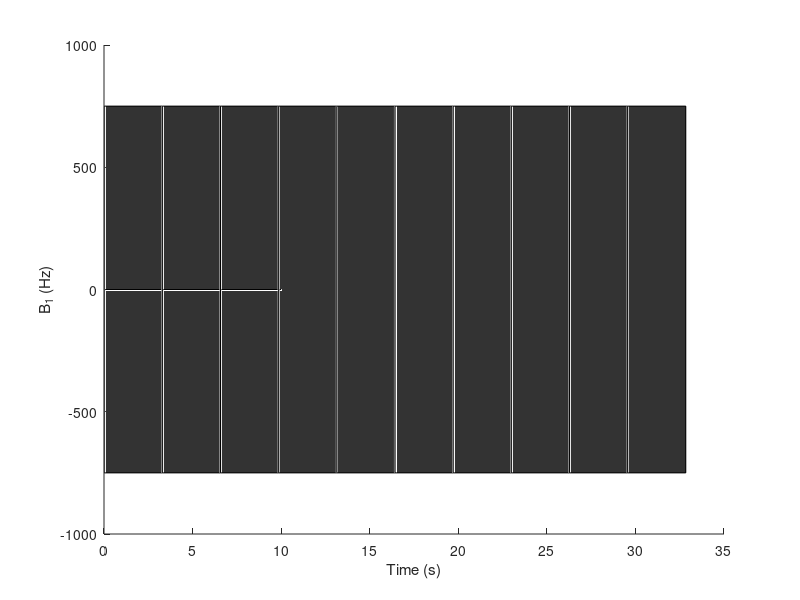

This chart was generated by the following MATLAB code: (Note: this script raises an error after producing the figure.)
close all;
clear all;

addpath('../function/');
addpath('../lib_EPGX/')
addpath('../EPGX-src/')
addpath('../BlochSimDemo/');
addpath('../M219/');

%% T1 mapping MOLLI
lSegment = 192;
TR = 17.1;
TI_array = 10.5 + TR * lSegment * ((1:10) - 1);
figure();
b1 = 750;
PhaseEnc = 192;
num_rampup = 0;

HR = 80;
window = round(60*1000 / HR);
RAMP_DOWN = 0;
acq_win = TR*(PhaseEnc+num_rampup+RAMP_DOWN);


line([0,10],[0,0],'Color', 'black')
hold on;

% 3 bSSFP readout
for i = 1:length(TI_array)
    trigger = TI_array(i);
    plot([trigger trigger]/1000, [-b1 b1], 'LineWidth', 1.5, 'Color', [0.8 0.8 0.8])
    rectangle('Position', [trigger/1000 -b1 acq_win/1000 b1*2], 'FaceColor',[0.2 0.2 0.2])
end

xlabel('Time (s)')
ylabel('B_1 (Hz)')

%% Fig. 2
TI_array = 10.5 + TR * lSegment * ((1:10) - 1);
num_rampup = 0;
% npulse = 58 + num_rampup; % Single-shot 
% A final half-alpha 'restore pulse' to return the magnetization into Mz
t_delay = TI_array(1); % TI = 650 ms
flip = 180; % prep flip angle = 180 degree
alpha = 35;
T1 = 1000;
T2 = 45;
df = 0; %Hz


prep = struct;
prep.flip = d2r(flip);
prep.t_delay = t_delay;
M0 = [0 0 1]';
TD = trigger; % ms

RAMP_DOWN = 0;
npulse = 192 + num_rampup + RAMP_DOWN;

%%% User inputs for adiabatic pulse:
adiabatic.mu = 5;   % Phase modulation parameter [dimensionless]
adiabatic.beta1 = 750;   % Frequency modulation parameter [rad/s]
% adiabatic.pulseWidth = 10*2;   % For temporal resolution 0.1ms
adiabatic.pulseWidth = 10.24*2;  % RF pulse duration [ms] % According to siemens 3T
adiabatic.A0 = 0.12;
%% Main Body (8 echo)
figure('Position', [100 100 1600 1000]);
T1_array = [400, 500, 600, 700];

for ttt = 1:length(T1_array)
    T1 = T1_array(ttt);
    TI_array = 10.5 + TR * lSegment * ((1:5) - 1);
    flip1 = pi/2;
    flip2 = pi;
    M01 = [0 0 cos(flip1)];
    Mz01 = M01(3);
    M02 = [0 0 cos(flip2)];
    Mz02 = M02(3);
    df = 0;
    N_ti = 5;
    
    % T2 = 45;
    N = 192;
    %M = zeros(3,N);
    %phi = ([1:N]/N-0.5 ) * 4*pi;
    %phi = zeros(1,N);
    TR = 17.1;
    %TE = TR/2;
    alpha = 5 / 180 * pi;
    dt = TR;
    E1 = exp(-dt / T1);
    
    E10 = exp(-TI_array(1)/T1);
    
    
    Mz_recov_array1 = zeros(1, N);
    Mz_mgre_array1 = zeros(1, N);
    
    Mz1_recov1 = 1 - E10 + Mz01*E10;
    Mz1_mgre1 = 1 - E10 + Mz01*E10;
    
    Mz_recov_total1 = zeros(1, N*N_ti);
    Mz_mgre_total1 = zeros(1, N*N_ti);
    
    
    Mz_recov_array2 = zeros(1, N);
    Mz_mgre_array2 = zeros(1, N);
    
    Mz1_recov2 = 1 - E10 + Mz02*E10;
    Mz1_mgre2 = 1 - E10 + Mz02*E10;
    
    Mz_recov_total2 = zeros(1, N*N_ti);
    Mz_mgre_total2 = zeros(1, N*N_ti);
    for tt = 1:N_ti
        for i = 1:N
            if i == 1
                Mz_recov_array1(i) = Mz1_recov1;
            else
                Mz_recov_array1(i) = 1 - E1 + Mz_recov_array1(i-1) * E1;
            end
        end
        Mz1_recov1 = cos(flip1)*Mz_recov_array1(end);
        Mz_recov_total1((1+(tt-1)*N):(N+(tt-1)*N)) = Mz_recov_array1;
        
        for i = 1:N
            if i == 1
                Mz_mgre_array1(i) = Mz1_mgre1;
            else
                Mz_mgre_array1(i) = 1 - E1 + Mz_mgre_array1(i-1) * cos(alpha) * E1;
            end
        end
        Mz1_mgre1 = cos(flip1)*Mz_mgre_array1(end);
        Mz_mgre_total1((1+(tt-1)*N):(N+(tt-1)*N)) = Mz_mgre_array1;
        
        
        for i = 1:N
            if i == 1
                Mz_recov_array2(i) = Mz1_recov2;
            else
                Mz_recov_array2(i) = 1 - E1 + Mz_recov_array2(i-1) * E1;
            end
        end
        Mz1_recov2 = cos(flip2)*Mz_recov_array2(end);
        Mz_recov_total2((1+(tt-1)*N):(N+(tt-1)*N)) = Mz_recov_array2;
        
        for i = 1:N
            if i == 1
                Mz_mgre_array2(i) = Mz1_mgre2;
            else
                Mz_mgre_array2(i) = 1 - E1 + Mz_mgre_array2(i-1) * cos(alpha) * E1;
            end
        end
        Mz1_mgre2 = cos(flip2)*Mz_mgre_array2(end);
        Mz_mgre_total2((1+(tt-1)*N):(N+(tt-1)*N)) = Mz_mgre_array2;
    end
%     
%     t = (1:N* N_ti) * TR;
%     figure();
%     plot(t/1000, Mz_mgre_total1,'LineWidth', 2);
%     hold on;
%     plot(t/1000, Mz_mgre_total2, 'LineWidth', 2);
%     legend({'SR', 'IR'}, 'Location', 'SouthEast');
%     grid on;
%     ylabel('M_z'); xlabel('Time (s)');
    
    %
    N = 96;
    N_ti = 10;
    M03 = [0 0 cos(flip1)];
    Mz03 = M03(3);
    Mz_recov_array3 = zeros(1, N);
    Mz_mgre_array3 = zeros(1, N);
    
    Mz1_recov3 = 1 - E10 + Mz03*E10;
    Mz1_mgre3 = 1 - E10 + Mz03*E10;
    
    Mz_recov_total3 = zeros(1, N*N_ti);
    Mz_mgre_total3 = zeros(1, N*N_ti);
    for tt = 1:N_ti
        
        for i = 1:N
            if i == 1
                Mz_recov_array3(i) = Mz1_recov3;
            else
                Mz_recov_array3(i) = 1 - E1 + Mz_recov_array3(i-1) * E1;
            end
        end
        Mz1_recov3 = cos(flip1)*Mz_recov_array3(end);
        Mz_recov_total3((1+(tt-1)*N):(N+(tt-1)*N)) = Mz_recov_array3;
        
        for i = 1:N
            if i == 1
                Mz_mgre_array3(i) = Mz1_mgre3;
            else
                Mz_mgre_array3(i) = 1 - E1 + Mz_mgre_array3(i-1) * cos(alpha) * E1;
            end
        end
        Mz1_mgre3 = cos(flip1)*Mz_mgre_array3(end);
        Mz_mgre_total3((1+(tt-1)*N):(N+(tt-1)*N)) = Mz_mgre_array3;
    end
    
    t = (1:N* N_ti) * TR;
    subplot(2,2,ttt);
    plot(t/1000, Mz_mgre_total1,'LineWidth', 3);
    hold on;
    plot(t/1000, Mz_mgre_total2, 'LineWidth', 2);
    plot(t/1000, Mz_mgre_total3, 'LineWidth', 1.5);
    legend({'SR 1-shot', 'IR', 'SR 2-shot'}, 'Location', 'SouthEast');
    grid on;
    ylabel('M_z'); xlabel('Time (s)');
    title(['T1 = ', num2str(T1), ' ms']);
end

%% Main Body 2 (6 echo)
figure('Position', [100 100 1600 1000]);
T1_array = [400, 500, 600, 700];
for ttt = 1:length(T1_array)
    T1 = T1_array(ttt);
    TI_array = 10.5 + TR * lSegment * ((1:5) - 1);
    flip1 = pi/2;
    flip2 = pi;
    M01 = [0 0 cos(flip1)];
    Mz01 = M01(3);
    M02 = [0 0 cos(flip2)];
    Mz02 = M02(3);
    df = 0;
    
    % T2 = 45;
    N = 192;
    %M = zeros(3,N);
    %phi = ([1:N]/N-0.5 ) * 4*pi;
    %phi = zeros(1,N);
    TR = 11.3;
    %TE = TR/2;
    alpha = 5 / 180 * pi;
    dt = TR;
    E1 = exp(-dt / T1);
    E10 = exp(-TI_array(1)/T1);
    N_ti = length(TI_array);
    
    Mz_recov_array1 = zeros(1, N);
    Mz_mgre_array1 = zeros(1, N);
    
    Mz1_recov1 = 1 - E10 + Mz01*E10;
    Mz1_mgre1 = 1 - E10 + Mz01*E10;
    
    Mz_recov_total1 = zeros(1, N*N_ti);
    Mz_mgre_total1 = zeros(1, N*N_ti);
    
    
    Mz_recov_array2 = zeros(1, N);
    Mz_mgre_array2 = zeros(1, N);
    
    Mz1_recov2 = 1 - E10 + Mz02*E10;
    Mz1_mgre2 = 1 - E10 + Mz02*E10;
    
    Mz_recov_total2 = zeros(1, N*N_ti);
    Mz_mgre_total2 = zeros(1, N*N_ti);
    for tt = 1:N_ti
        
        for i = 1:N
            if i == 1
                Mz_recov_array1(i) = Mz1_recov1;
            else
                Mz_recov_array1(i) = 1 - E1 + Mz_recov_array1(i-1) * E1;
            end
        end
        Mz1_recov1 = cos(flip1)*Mz_recov_array1(end);
        Mz_recov_total1((1+(tt-1)*N):(N+(tt-1)*N)) = Mz_recov_array1;
        
        for i = 1:N
            if i == 1
                Mz_mgre_array1(i) = Mz1_mgre1;
            else
                Mz_mgre_array1(i) = 1 - E1 + Mz_mgre_array1(i-1) * cos(alpha) * E1;
            end
        end
        Mz1_mgre1 = cos(flip1)*Mz_mgre_array1(end);
        Mz_mgre_total1((1+(tt-1)*N):(N+(tt-1)*N)) = Mz_mgre_array1;
        
        
        for i = 1:N
            if i == 1
                Mz_recov_array2(i) = Mz1_recov2;
            else
                Mz_recov_array2(i) = 1 - E1 + Mz_recov_array2(i-1) * E1;
            end
        end
        Mz1_recov2 = cos(flip2)*Mz_recov_array2(end);
        Mz_recov_total2((1+(tt-1)*N):(N+(tt-1)*N)) = Mz_recov_array2;
        
        for i = 1:N
            if i == 1
                Mz_mgre_array2(i) = Mz1_mgre2;
            else
                Mz_mgre_array2(i) = 1 - E1 + Mz_mgre_array2(i-1) * cos(alpha) * E1;
            end
        end
        Mz1_mgre2 = cos(flip2)*Mz_mgre_array2(end);
        Mz_mgre_total2((1+(tt-1)*N):(N+(tt-1)*N)) = Mz_mgre_array2;
    end
%     
%     t = (1:N* N_ti) * TR;
%     figure();
%     plot(t/1000, Mz_mgre_total1,'LineWidth', 2);
%     hold on;
%     plot(t/1000, Mz_mgre_total2, 'LineWidth', 2);
%     legend({'SR', 'IR'}, 'Location', 'SouthEast');
%     grid on;
%     ylabel('M_z'); xlabel('Time (s)');
    
    %
    N = 96;
    N_ti = 10;
    M03 = [0 0 cos(flip1)];
    Mz03 = M03(3);
    Mz_recov_array3 = zeros(1, N);
    Mz_mgre_array3 = zeros(1, N);
    
    Mz1_recov3 = 1 - E10 + Mz03*E10;
    Mz1_mgre3 = 1 - E10 + Mz03*E10;
    
    Mz_recov_total3 = zeros(1, N*N_ti);
    Mz_mgre_total3 = zeros(1, N*N_ti);
    for tt = 1:N_ti
        
        for i = 1:N
            if i == 1
                Mz_recov_array3(i) = Mz1_recov3;
            else
                Mz_recov_array3(i) = 1 - E1 + Mz_recov_array3(i-1) * E1;
            end
        end
        Mz1_recov3 = cos(flip1)*Mz_recov_array3(end);
        Mz_recov_total3((1+(tt-1)*N):(N+(tt-1)*N)) = Mz_recov_array3;
        
        for i = 1:N
            if i == 1
                Mz_mgre_array3(i) = Mz1_mgre3;
            else
                Mz_mgre_array3(i) = 1 - E1 + Mz_mgre_array3(i-1) * cos(alpha) * E1;
            end
        end
        Mz1_mgre3 = cos(flip1)*Mz_mgre_array3(end);
        Mz_mgre_total3((1+(tt-1)*N):(N+(tt-1)*N)) = Mz_mgre_array3;
    end
    
    t = (1:N* N_ti) * TR;
    subplot(2,2,ttt);
    plot(t/1000, Mz_mgre_total1,'LineWidth', 3);
    hold on;
    plot(t/1000, Mz_mgre_total2, 'LineWidth', 2);
    plot(t/1000, Mz_mgre_total3, 'LineWidth', 1.5);
    legend({'SR 1-shot', 'IR', 'SR 2-shot'}, 'Location', 'SouthEast');
    grid on;
    ylabel('M_z'); xlabel('Time (s)');
    title(['T1 = ', num2str(T1), ' ms']);
end

%% A more precise simulation
df = 0;
N_ti = 5;
N = 192;
T1_array = 300:10:800;

flip_prep_array = [pi/2, pi];
Nshot_array = [1, 2];
TI_array = [10:10:1000];
TR = 17.1;
alpha = 5 / 180 * pi;
dt = 0.1;
T2 = 45;
clear Mz_recov_TE_dict;

for tff = 1:length(flip_prep_array)
    flip_prep = flip_prep_array(tff);
    for tnn = 1:length(Nshot_array)
        Nshot = Nshot_array(tnn);
        for t11 = 1:length(T1_array)
            T1 = T1_array(t11);
            for tii = 1:length(TI_array)
                TI = TI_array(tii);
                disp(['T1: ', num2str(T1), ' ms']);
                disp(['TI: ', num2str(TI), ' ms']);
                %tic;
                total_time = (TI*Nshot + TR * N) * N_ti;
                t = [dt:dt:total_time];
                
                Nstep_TI = TI / dt;
                Nstep_mgre = TR * N / dt / Nshot;
                E1 = exp(-dt / T1);
                E2 = exp(-dt / T2);
                Mz_recov_array = [];
                Mxy_recov_array = [];
                M0 = [0 0 cos(flip_prep)];
                Mz0 = M0(3);
                Mxy0 = M0(1);
                Nprep = 5;
                for p = 1:Nprep
                    for s = 1:Nshot
                        Mz_TI_recov_array = zeros(1, Nstep_TI);
                        Mxy_TI_recov_array = zeros(1, Nstep_TI);
                        for i = 1:Nstep_TI
                            if i == 1
                                Mz_TI_recov_array(i) = Mz0;
                                Mxy_TI_recov_array(i) = Mxy0;
                            else
                                Mz_TI_recov_array(i) = 1 - E1 + Mz_TI_recov_array(i-1) * E1;
                                Mxy_TI_recov_array(i) = Mxy_TI_recov_array(i-1)*E2;
                            end
                        end
                        
                        Mz1 = Mz_TI_recov_array(end);
                        Mxy1 = Mxy_TI_recov_array(end);
                        Mz_mgre_recov_array = zeros(1, Nstep_mgre);
                        Mxy_mgre_recov_array = zeros(1, Nstep_mgre);
                        Nstep_TR = TR/dt;
                        for i = 1:Nstep_mgre
                            
                            if mod(i-1, Nstep_TR) == 0
                                if i == 1
                                    Mz_mgre_recov_array(i) = 1 - E1 + Mz1 * cos(alpha) * E1;
                                    Mxy_mgre_recov_array(i) = Mz1 * sin(alpha) * E2;
                                else
                                    Mz_mgre_recov_array(i) = 1 - E1 + Mz_mgre_recov_array(i-1) * cos(alpha) * E1;
                                    Mxy_mgre_recov_array(i) = Mz_mgre_recov_array(i-1) * sin(alpha) * E2;
                                end
                            else
                                Mz_mgre_recov_array(i) = 1 - E1 + Mz_mgre_recov_array(i-1) * E1;
                                Mxy_mgre_recov_array(i) = Mxy_mgre_recov_array(i-1) * E2;
                            end
                        end
                        Mz0 = cos(flip_prep)*Mz_mgre_recov_array(end);
                        Mxy0 = cos(flip_prep)*Mxy_mgre_recov_array(end);
                        Mz_recov_array = [Mz_recov_array, Mz_TI_recov_array, Mz_mgre_recov_array];
                        Mxy_recov_array = [Mxy_recov_array, Mxy_TI_recov_array, Mxy_mgre_recov_array];
                    end
                end
                TE_array = [1.4, 3.4, 5.4, 7.4, 9.4, 11.4, 13.4, 15.4];
                Nstep_TE_array = round(TE_array / dt);
                Nstep_TR = round(TR/dt);
                Nstep_TE_indices = [];
                for i = 1:Nprep
                    for k = 1:Nshot
                        for j = 1:(N/Nshot)
                            Nstep_TE_indices = [Nstep_TE_indices, (Nshot*(i-1)+k-1)*(N/Nshot)*Nstep_TR + (Nshot*(i-1)+k)*Nstep_TI + (j-1)*Nstep_TR + Nstep_TE_array];
                        end
                    end
                end
                %toc;
                Mz_recov_TE = Mz_recov_array(Nstep_TE_indices);
                Mz_recov_TE_dict(:,:,tii,t11,tnn,tff) = Mz_recov_TE;
            end
        end
    end
end
%%
figure(); plot(Mz_recov_array, 'LineWidth', 1.5); hold on;
for i = 1:Nshot*Nprep
    x = i*Nstep_TI + (i-1) * Nstep_mgre;
    plot([x x], [-1 1], 'k', 'LineWidth', 0.5);
    x_init = (i-1)*Nstep_TI + (i-1) * Nstep_mgre;
    plot([x_init x_init], [-1 1], 'k', 'LineWidth', 0.5);
end

figure(); plot(Mxy_recov_array, 'LineWidth', 1.5);
%% TE dict generation (Not necessary)
TE_array = [1.4, 3.4, 5.4, 7.4, 9.4, 11.4, 13.4, 15.4];
Nstep_TE_array = round(TE_array / dt);
Nstep_TR = round(TR/dt);
clear Nstep_TE_indices_dict;
for tff = 1:length(flip_prep_array)
    flip_prep = flip_prep_array(tff);
    for tnn = 1:length(Nshot_array)
        Nshot = Nshot_array(tnn);
        for tii = 1:length(TI_array)
            TI = TI_array(tii);
            Nstep_TI = round(TI/dt);
            Nstep_TE_indices = [];
            for i = 1:Nprep
                for k = 1:Nshot
                    for j = 1:(N/Nshot)
                        Nstep_TE_indices = [Nstep_TE_indices, (Nshot*(i-1)+k-1)*(N/Nshot)*Nstep_TR + (Nshot*(i-1)+k)*Nstep_TI + (j-1)*Nstep_TR + Nstep_TE_array];
                    end
                end
            end
            Nstep_TE_indices_dict(:,:,tii,tnn) = Nstep_TE_indices;
        end
    end
end
%% 
figure();, plot(Mz_recov_TE_dict(:,:,100,26,1,1));ylim([-1 1]);
SumSQRT = @(x,y) sum(sqrt((x-y).^2));
%Mz_recov_TE = Mz_recov_array(Nstep_TE_indices);
%figure(); plot(t(Nstep_TE_indices)/1000, Mz_recov_TE + 0.1*randn(1,length(Mz_recov_TE)), 'LineWidth', 1.5);

clear Mz_recov_TE_dict_noise;
T1_array2 = [400, 500, 600, 700];
for tff = 1:length(flip_prep_array)
    flip_prep = flip_prep_array(tff);
    for tnn = 1:length(Nshot_array)
        Nshot = Nshot_array(tnn);
        for t11 = 1:length(T1_array2)
            T1 = T1_array2(t11);
            idx = find(T1 == T1_array);
            for tii = 1:length(TI_array)
                TI = TI_array(tii);
                Mz_recov_TE_dict_noise(:,:,tii,t11,tnn,tff) = Mz_recov_TE_dict(:,:,tii,idx,tnn,tff) + 0.1*randn(1,length(Nstep_TE_indices));
            end
        end
    end
end
%%
t11 = 4;
Mz_recov_TE_noise = Mz_recov_TE_dict_noise(:,:,:,t11,:,:);
RMS_mat = zeros(length(TI_array), length(T1_array), length(Nshot_array), length(flip_prep_array));
for tff = 1:length(flip_prep_array)
    flip_prep = flip_prep_array(tff);
    for tnn = 1:length(Nshot_array)
        Nshot = Nshot_array(tnn);
        for tii = 1:length(TI_array)
            TI = TI_array(tii);
            for t11 = 1:length(T1_array)
                T1 = T1_array(t11);
                RMS_mat(tii, t11, tnn, tff) = SumSQRT(Mz_recov_TE_noise(:,:,tii,1,tnn,tff), Mz_recov_TE_dict(:,:,tii,t11,tnn,tff));         
            end
        end
    end
end

RMS_min = min(RMS_mat(:));
%%
idx = find(RMS_mat == RMS_min);
[r, c, v, l] = ind2sub(size(RMS_mat),idx);
figure();, plot(Mz_recov_TE_dict_noise(:,:,r,1,v,l));ylim([-1 1]);
figure();, plot(Mz_recov_TE_dict(:,:,r,c,v,l));ylim([-1 1]);
% r is TI
% c is T1
% v is Nshot 1 - 1shot, 2 - 2shots
% l is flip_prep: 1 - SR, 2 - IR
%y = awgn(Mz_recov_TE,10,'measured');

%figure(); plot(t(Nstep_TE_indices),Mxy_recov_array(Nstep_TE_indices), 'LineWidth', 1.5);
%one_rep_Mz(1:N) = Mz_recov_array;

%% After Discuss with Randy
% No need to iterate TI, but change the N (#ofSegment)
df = 0;
N_ti = 5;
N_array = [64:2:256];
T1_array = 300:2:800;

flip_prep_array = [pi/2, pi];
Nshot = 1;
TI = 10.5;
TR = 17.1;
alpha = 5 / 180 * pi;
dt = 0.1;
T2 = 45;
clear Mz_recov_TE_dict;
Mz_recov_TE_dict = cell(length(T1_array), length(N_array), length(flip_prep_array));
for n = 1:length(N_array)
    N = N_array(n);
for tff = 1:length(flip_prep_array)
    flip_prep = flip_prep_array(tff);
        for t11 = 1:length(T1_array)
            T1 = T1_array(t11);
            disp(['T1: ', num2str(T1), ' ms']);
            disp(['N: ', num2str(N), ' seg']);
            %tic;
            total_time = (TI*Nshot + TR * N) * N_ti;
            t = [dt:dt:total_time];
            
            Nstep_TI = TI / dt;
            Nstep_mgre = round(TR * N / dt / Nshot);
            E1 = exp(-dt / T1);
            E2 = exp(-dt / T2);
            Mz_recov_array = [];
            Mxy_recov_array = [];
            M0 = [0 0 cos(flip_prep)];
            Mz0 = M0(3);
            Mxy0 = M0(1);
            Nprep = 5;
            for p = 1:Nprep
                for s = 1:Nshot
                    Mz_TI_recov_array = zeros(1, Nstep_TI);
                    Mxy_TI_recov_array = zeros(1, Nstep_TI);
                    for i = 1:Nstep_TI
                        if i == 1
                            Mz_TI_recov_array(i) = Mz0;
                            Mxy_TI_recov_array(i) = Mxy0;
                        else
                            Mz_TI_recov_array(i) = 1 - E1 + Mz_TI_recov_array(i-1) * E1;
                            Mxy_TI_recov_array(i) = Mxy_TI_recov_array(i-1)*E2;
                        end
                    end
                    
                    Mz1 = Mz_TI_recov_array(end);
                    Mxy1 = Mxy_TI_recov_array(end);
                    Mz_mgre_recov_array = zeros(1, Nstep_mgre);
                    Mxy_mgre_recov_array = zeros(1, Nstep_mgre);
                    Nstep_TR = TR/dt;
                    for i = 1:Nstep_mgre
                        
                        if mod(i-1, Nstep_TR) == 0
                            if i == 1
                                Mz_mgre_recov_array(i) = 1 - E1 + Mz1 * cos(alpha) * E1;
                                Mxy_mgre_recov_array(i) = Mz1 * sin(alpha) * E2;
                            else
                                Mz_mgre_recov_array(i) = 1 - E1 + Mz_mgre_recov_array(i-1) * cos(alpha) * E1;
                                Mxy_mgre_recov_array(i) = Mz_mgre_recov_array(i-1) * sin(alpha) * E2;
                            end
                        else
                            Mz_mgre_recov_array(i) = 1 - E1 + Mz_mgre_recov_array(i-1) * E1;
                            Mxy_mgre_recov_array(i) = Mxy_mgre_recov_array(i-1) * E2;
                        end
                    end
                    Mz0 = cos(flip_prep)*Mz_mgre_recov_array(end);
                    Mxy0 = cos(flip_prep)*Mxy_mgre_recov_array(end);
                    Mz_recov_array = [Mz_recov_array, Mz_TI_recov_array, Mz_mgre_recov_array];
                    Mxy_recov_array = [Mxy_recov_array, Mxy_TI_recov_array, Mxy_mgre_recov_array];
                end
            end
            % TE_array = [1.4, 3.4, 5.4, 7.4, 9.4, 11.4, 13.4, 15.4];
            TE_array = [1.4]; % Only looking at first-echo
            Nstep_TE_array = round(TE_array / dt);
            Nstep_TR = round(TR/dt);
            Nstep_TE_indices = [];
            for i = 1:Nprep
                for k = 1:Nshot
                    for j = 1:(N/Nshot)
                        Nstep_TE_indices = [Nstep_TE_indices, (Nshot*(i-1)+k-1)*(N/Nshot)*Nstep_TR + (Nshot*(i-1)+k)*Nstep_TI + (j-1)*Nstep_TR + Nstep_TE_array];
                    end
                end
            end
            %toc;
            Mz_recov_TE = Mz_recov_array(Nstep_TE_indices);
            Mz_recov_TE_dict{t11, n, tff} = Mz_recov_TE;
        end
    end
end

%%
% figure(); plot(Mz_recov_TE_dict{1, 1, 1});
iters = 100;
Mz_recov_TE_dict_noise = cell(length(T1_array), length(N_array), length(flip_prep_array), iters);
T1_array2 = [400, 500, 600, 700];
for its = 1:iters
    for n = 1:length(N_array)
        N = N_array(n);
        for tff = 1:length(flip_prep_array)
            flip_prep = flip_prep_array(tff);
            for t11 = 1:length(T1_array2)
                T1 = T1_array2(t11);
                idx = find(T1 == T1_array);
                Mz_recov_TE_dict_noise{t11, n, tff, its} = Mz_recov_TE_dict{idx, n, tff} + 0.1*randn(1,length(Mz_recov_TE_dict{idx, n, tff}));
            end
        end
    end
end
%% Plot
n = 65;
N = N_array(n);
total_time = (TI*Nshot + TR * N) * N_ti;
t = [dt:dt:total_time];
figure();
plot(Mz_recov_TE_dict_noise{1, n, 1, 1});
hold on;
plot(Mz_recov_TE_dict{51, n, 1}, 'LineWidth', 1.5);
ylim([-1.2 1.2]);
%% Iterate 100 times with gaussian noise level
SumSQRT = @(x,y) sum(sqrt((x-y).^2))/length(x);
figure();
error_mat_cat = [];
best_fit_mat = zeros(length(T1_array2), length(N_array), length(flip_prep_array), iters);
for t111 = 1:length(T1_array2)
    Mz_recov_TE_noise = cell(length(N_array), length(flip_prep_array), iters);
    for n = 1:length(N_array)
        N = N_array(n);
        for tff = 1:length(flip_prep_array)
            flip_prep = flip_prep_array(tff);
            for its = 1:iters
                temp = Mz_recov_TE_dict_noise{t111,n,tff,its}(end-N+1:end);
                Mz_recov_TE_noise{n,tff,its} = temp;
            end
        end
    end
    
    RMS_mat = zeros(length(T1_array), length(N_array), length(flip_prep_array), iters);
    for n = 1:length(N_array)
        N = N_array(n);
        for tff = 1:length(flip_prep_array)
            flip_prep = flip_prep_array(tff);
            for t11 = 1:length(T1_array)
                T1 = T1_array(t11);
                for its = 1:iters
                    RMS_mat(t11, n, tff, its) = SumSQRT(Mz_recov_TE_noise{n,tff,its}, Mz_recov_TE_dict{t11,n,tff}(end-N+1:end));
                end
            end
        end
    end
    
    for n = 1:length(N_array)
        N = N_array(n);
        for tff = 1:length(flip_prep_array)
            flip_prep = flip_prep_array(tff);
            for its = 1:iters
                best_fit_mat(t111, n,tff,its) = T1_array(find(RMS_mat(:,n,tff,its) == min(RMS_mat(:,n,tff,its))));
            end
        end
    end
%     error_mat = abs(best_fit_mat - T1_array2(t111));
%     subplot(2,2,t111);
%     imagesc(error_mat); colorbar; caxis([0 50]);
%     title(['T1 = ', num2str(T1_array2(t111)), ' ms']);
end
%% Plot precision and accuracy
best_fit_mat_stats = zeros(length(T1_array2), length(N_array), length(flip_prep_array), 2);
error_mat = zeros(length(T1_array2), length(N_array), length(flip_prep_array), 2);

for t111 = 1:length(T1_array2)
    for n = 1:length(N_array)
        for tff = 1:length(flip_prep_array)
            best_fit_mat_stats(t111,n,tff,1) = mean(squeeze(best_fit_mat(t111,n,tff,:)));
            best_fit_mat_stats(t111,n,tff,2) = std(squeeze(best_fit_mat(t111,n,tff,:)));
        end
    end
    error_mat(t111,:,:,1) = abs(best_fit_mat_stats(t111,:,:,1) - T1_array2(t111));
    error_mat(t111,:,:,2) = best_fit_mat_stats(t111,:,:,2);
end


figure();
ytlbl = 64:16:256;
yt = 1:8:length(64:2:256);
xt = [1,2];
xtlbl = {'SR', 'IR'};
for t111 = 1:length(T1_array2)
    subplot(2,2,t111);
    imagesc(squeeze(error_mat(t111,:,:,1))); colorbar; caxis([0 30]);
    title(['T1 = ', num2str(T1_array2(t111)), ' ms']);
    set(gca, 'XTick',xt, 'XTickLabel',xtlbl);
    set(gca, 'YTick',yt, 'YTickLabel',ytlbl);
end

figure();
for t111 = 1:length(T1_array2)
    subplot(2,2,t111);
    imagesc(squeeze(error_mat(t111,:,:,2))); colorbar; caxis([0 30]);
    title(['T1 = ', num2str(T1_array2(t111)), ' ms']);
    set(gca, 'XTick',xt, 'XTickLabel',xtlbl);
    set(gca, 'YTick',yt, 'YTickLabel',ytlbl);
end

%% Plot curves to find optimal
figure();
xtlbl = 64:32:256;
xt = 1:16:length(64:2:256);
for t111 = 1:length(T1_array2)
    subplot(2,2,t111);
    plot(error_mat(t111,:,2,1)); ylim([0 30]); hold on;
    y = medfilt1(error_mat(t111,:,2,1), 20);
    plot(y);
    ylabel('Absolute Error (ms)'); xlabel('# of Segments');
    set(gca, 'XTick',xt, 'XTickLabel',xtlbl);
    title(['T1 = ', num2str(T1_array2(t111)), ' ms']);
end

figure();
xtlbl = 64:32:256;
xt = 1:16:length(64:2:256);
seg_array = 64:2:256;
idx_array = 1:length(seg_array);
for t111 = 1:length(T1_array2)
    subplot(2,2,t111);
    plot(error_mat(t111,:,2,2)); ylim([0 35]); hold on; %ylim([0 0.05]);% 
    y_temp = [repmat(error_mat(t111,1,2,2), [1, 10]), error_mat(t111,:,2,2)];
    y_med = medfilt1(y_temp, 10);
    y_med = y_med(11:end);
    plot(y_med, 'LineWidth', 1.5);
    y = mean(error_mat(t111,end-33:end,2,2));
    y_sd = std(error_mat(t111,end-33:end,2,2));
    yline(y);
    yline(y+2*y_sd, 'k--', 'LineWidth', 1);
    yline(y-2*y_sd, 'k--', 'LineWidth', 1);
    xx = idx_array(find(y_med < y+2*y_sd == 1, 1));
    xline(xx);
    xxlbl = seg_array(find(y_med < y+2*y_sd == 1, 1));
    ylabel('Absolute Error (ms)'); xlabel('# of Segments');
    set(gca, 'XTick',xt, 'XTickLabel',xtlbl);
    title(['T1 = ', num2str(T1_array2(t111)), ' ms']);
    text(xx+5, 25, ['X = ', num2str(xxlbl)]);
end
%[Atr,Btr] = freeprecess(TR,T1,T2,df);
%[Ate,Bte] = freeprecess(TE,T1,T2,df);
%Rflip = yrot(alpha);
% for k = 1:N
%     [M1sig,M1] = gssignal(alpha,T1,T2,TE,TR,df,phi(k));
%     M(:,k)=M1;
% end
%Mss = inv(eye(3)-Ate*Rflip*Atr) * (Ate*Rflip*Btr+Bte);

%[t, Mz_total, Mxy_readout, t_readout] = seq_block_noMT2(TD, npulse, T1, T2, alpha, TR, prep, Mz0, df, RAMP_DOWN)